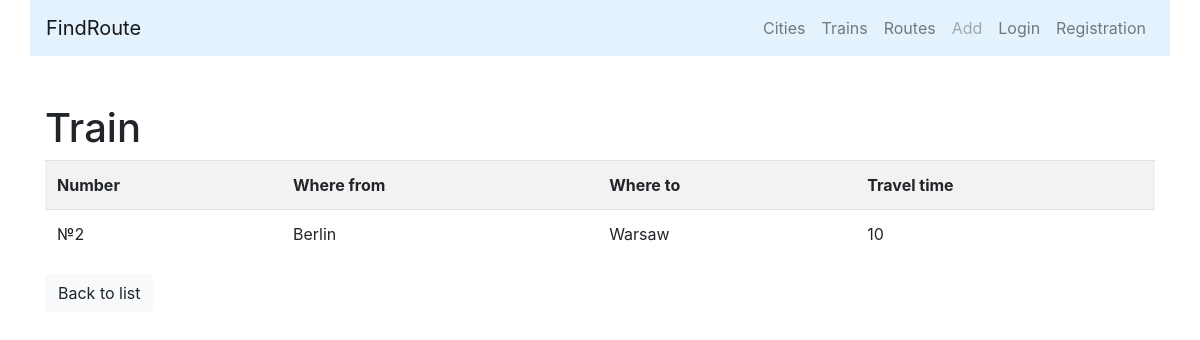
Page /trains/detail/2/ on the committed database.
### trains/models.py (models this page shows, shortened)
class Train(models.Model):
    name = models.CharField(max_length=50, unique=True,
                            verbose_name='Train number')
    travel_time = models.PositiveSmallIntegerField(verbose_name='Travel time')
    from_city = models.ForeignKey(City, on_delete=models.CASCADE,
                                  related_name='from_city_set',
                                  verbose_name='From what city'
                                  )
    to_city = models.ForeignKey('cities.City', on_delete=models.CASCADE,
                                related_name='to_city_set',
                                verbose_name='Which city'
                                )
    class Meta:
        verbose_name = 'Train'
        verbose_name_plural = 'Trains'
        ordering = ['travel_time']

### cities/models.py (models this page shows, shortened)
class City(models.Model):
    name = models.CharField(max_length=100, unique=True, verbose_name='City')
    def __str__(self):
        return self.name
    class Meta:
        verbose_name = 'City'
        verbose_name_plural = 'Cities'
        ordering = ['name']

### trains/views.py (the view)
# urls.py: path('detail/<int:pk>/', TrainDetailView.as_view(), name='detail'),
class TrainDetailView(DetailView):
    queryset = Train.objects.all()
    template_name = 'trains/detail.html'

### trains/templates/trains/detail.html (shortened to what this page needs)
{% extends 'base.html' %}
{% block content %}
<h1>Train</h1>
<div class="row">
    <div class="col-md">
        <table class="table table-striped">
            <tr>
                <th>Number</th>
                <th>Where from</th>
                <th>Where to</th>
                <th>Travel time</th>
            </tr>
            <tr>
                <td> {{object.name}} </td>
                <td>{{object.from_city}}</td>
                <td>{{object.to_city}}</td>
                <td>{{object.travel_time}}</td>
            </tr>
        </table>
    </div>
</div>
<div class="row">
    <div class="col-md-4">
        <a href="{% url 'trains:home' %}">
            <button type="button" class="btn btn-light">Back to list</button>
        </a>
    </div>
</div>
{% endblock %}

### rows in the picture
Train: name "№2", from_city "Berlin", to_city "Warsaw", travel_time "10"
